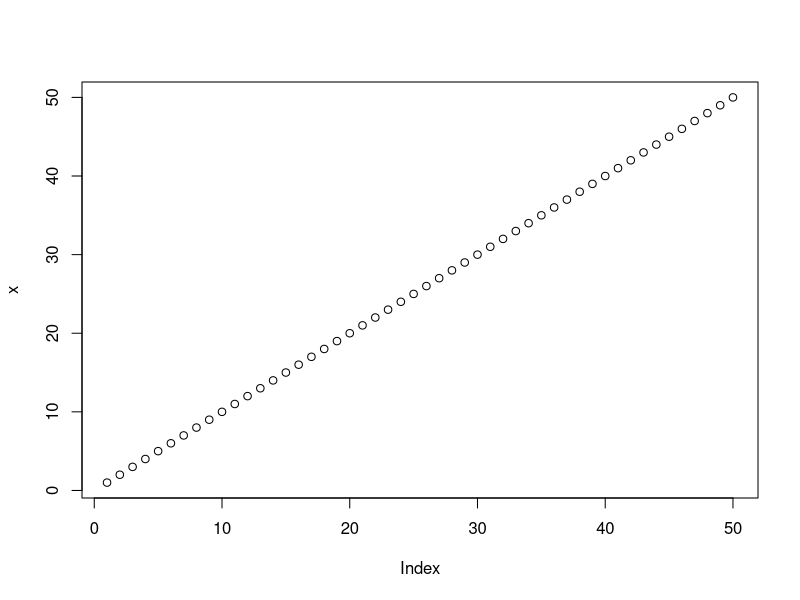
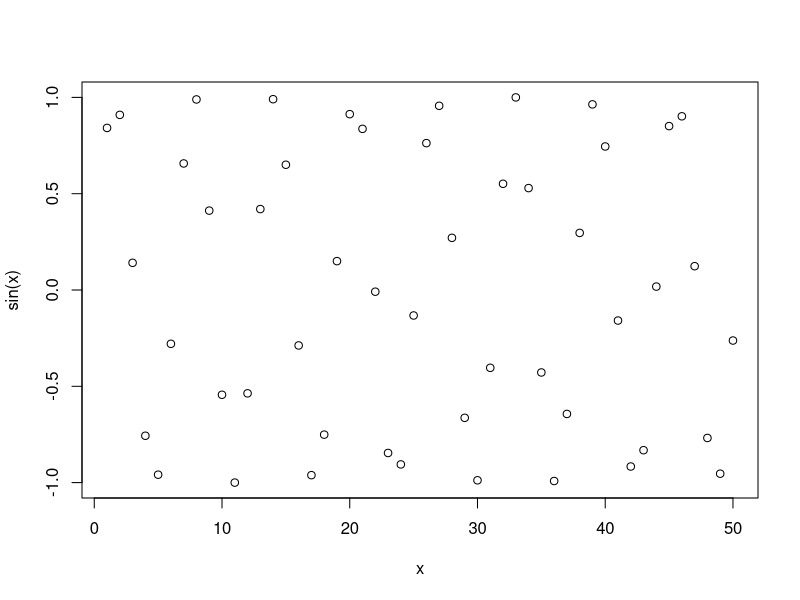
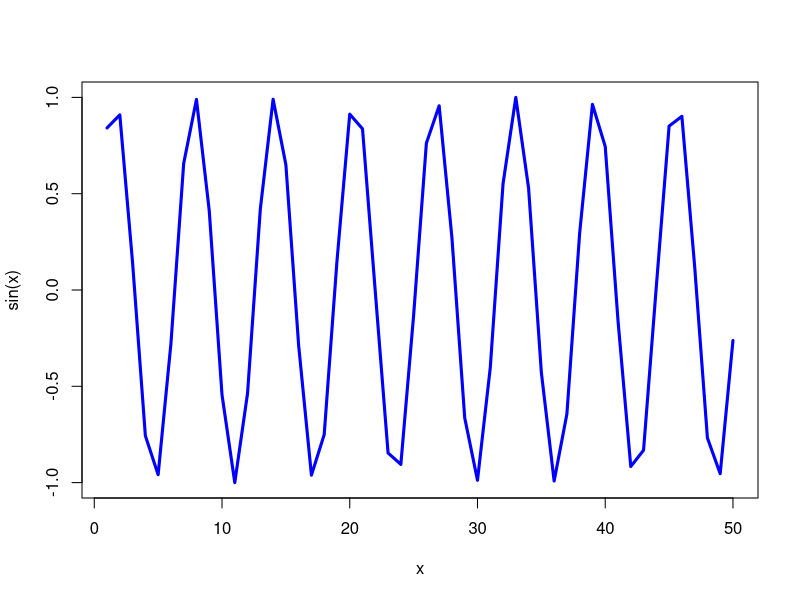

Write R code to recreate these figures, in order.
#' ---
#' title: "Class 4 First Steps with R"
#' author: "Hyuntae An"
#' date: "October 8th, 2026"
#' ---



#Class 4 my frist R script
x <- 1:50
plot(x)
plot(x,sin(x))
plot(x,sin(x), type="l", col="blue",lwd=3)
